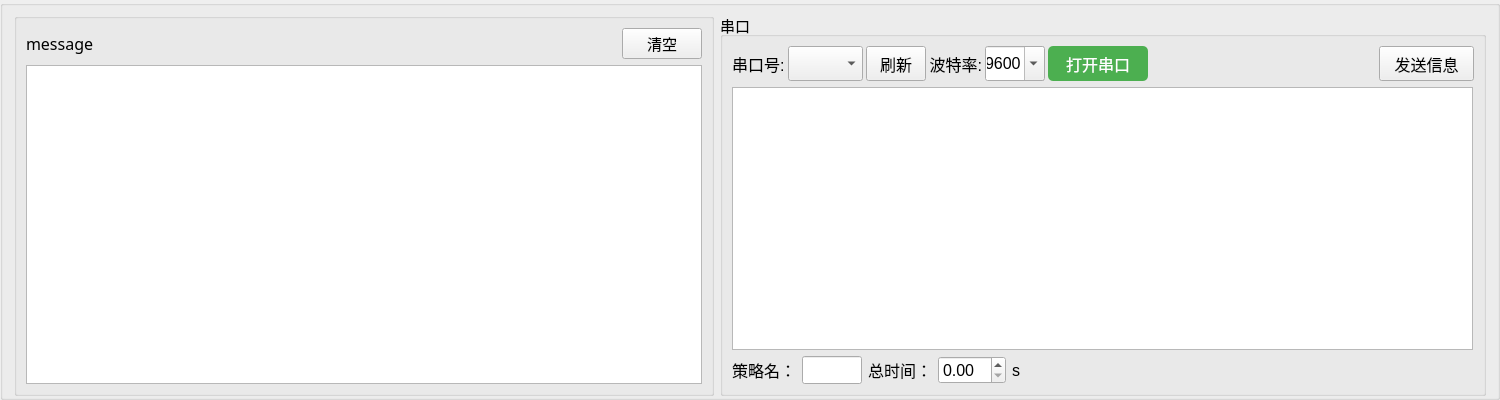
        <widget class="QGroupBox" name="groupBox_portAndMessage">
         <property name="sizePolicy">
          <sizepolicy hsizetype="Fixed" vsizetype="Minimum">
           <horstretch>0</horstretch>
           <verstretch>0</verstretch>
          </sizepolicy>
         </property>
         <property name="minimumSize">
          <size>
           <width>1500</width>
           <height>400</height>
          </size>
         </property>
         <property name="maximumSize">
          <size>
           <width>1500</width>
           <height>16777215</height>
          </size>
         </property>
         <layout class="QHBoxLayout" name="portAndMessage">
          <property name="topMargin">
           <number>7</number>
          </property>
          <property name="bottomMargin">
           <number>1</number>
          </property>
          <item>
           <widget class="QGroupBox" name="groupBox_message">
            <property name="sizePolicy">
             <sizepolicy hsizetype="Expanding" vsizetype="Expanding">
              <horstretch>0</horstretch>
              <verstretch>0</verstretch>
             </sizepolicy>
            </property>
            <property name="minimumSize">
             <size>
              <width>700</width>
              <height>0</height>
             </size>
            </property>
            <layout class="QVBoxLayout" name="groupBox_portMessage">
             <item>
              <layout class="QHBoxLayout" name="horizontalLayout_6">
               <item>
                <widget class="QLabel" name="label_UI_message">
                 <property name="font">
                  <font>
                   <family>宋体</family>
                   <pointsize>12</pointsize>
                   <weight>50</weight>
                   <bold>false</bold>
                  </font>
                 </property>
                 <property name="mouseTracking">
                  <bool>false</bool>
                 </property>
                 <property name="text">
                  <string>message</string>
                 </property>
                </widget>
               </item>
               <item>
                <widget class="QPushButton" name="btn_clearMessage">
                 <property name="sizePolicy">
                  <sizepolicy hsizetype="Maximum" vsizetype="Fixed">
                   <horstretch>0</horstretch>
                   <verstretch>0</verstretch>
                  </sizepolicy>
                 </property>
                 <property name="font">
                  <font>
                   <pointsize>11</pointsize>
                  </font>
                 </property>
                 <property name="text">
                  <string>清空</string>
                 </property>
                </widget>
               </item>
              </layout>
             </item>
             <item>
              <widget class="QPlainTextEdit" name="plainTextEdit_SerialRX">
               <property name="sizePolicy">
                <sizepolicy hsizetype="Expanding" vsizetype="Expanding">
                 <horstretch>0</horstretch>
                 <verstretch>0</verstretch>
                </sizepolicy>
               </property>
               <property name="minimumSize">
                <size>
                 <width>600</width>
                 <height>0</height>
                </size>
               </property>
               <property name="font">
                <font>
                 <family>Consolas</family>
                 <pointsize>11</pointsize>
                </font>
               </property>
               <property name="styleSheet">
                <string notr="true"/>
               </property>
               <property name="documentTitle">
                <string/>
               </property>
               <property name="readOnly">
                <bool>true</bool>
               </property>
               <property name="plainText">
                <string/>
               </property>
               <property name="cursorWidth">
                <number>1</number>
               </property>
               <property name="maximumBlockCount">
                <number>5000</number>
               </property>
               <property name="centerOnScroll">
                <bool>false</bool>
               </property>
              </widget>
             </item>
            </layout>
           </widget>
          </item>
          <item>
           <widget class="QGroupBox" name="groupBox_serialPort">
            <property name="sizePolicy">
             <sizepolicy hsizetype="Minimum" vsizetype="Expanding">
              <horstretch>0</horstretch>
              <verstretch>0</verstretch>
             </sizepolicy>
            </property>
            <property name="font">
             <font>
              <pointsize>11</pointsize>
             </font>
            </property>
            <property name="title">
             <string>串口</string>
            </property>
            <layout class="QVBoxLayout" name="verticalLayout">
             <item>
              <layout class="QHBoxLayout" name="hLay_portIni">
               <property name="spacing">
                <number>3</number>
               </property>
               <item>
                <widget class="QLabel" name="label_8">
                 <property name="sizePolicy">
                  <sizepolicy hsizetype="Preferred" vsizetype="Minimum">
                   <horstretch>0</horstretch>
                   <verstretch>0</verstretch>
                  </sizepolicy>
                 </property>
                 <property name="font">
                  <font>
                   <pointsize>12</pointsize>
                  </font>
                 </property>
                 <property name="text">
                  <string>串口号:</string>
                 </property>
                </widget>
               </item>
               <item>
                <widget class="QComboBox" name="comboBox_coms">
                 <property name="sizePolicy">
                  <sizepolicy hsizetype="Preferred" vsizetype="Minimum">
                   <horstretch>0</horstretch>
                   <verstretch>0</verstretch>
                  </sizepolicy>
                 </property>
                 <property name="minimumSize">
                  <size>
                   <width>75</width>
                   <height>35</height>
                  </size>
                 </property>
                 <property name="maximumSize">
                  <size>
                   <width>80</width>
                   <height>35</height>
                  </size>
                 </property>
                 <property name="font">
                  <font>
                   <pointsize>12</pointsize>
                  </font>
                 </property>
                </widget>
               </item>
               <item>
                <widget class="QPushButton" name="btn_portRefresh">
                 <property name="sizePolicy">
                  <sizepolicy hsizetype="Minimum" vsizetype="Minimum">
                   <horstretch>0</horstretch>
                   <verstretch>0</verstretch>
                  </sizepolicy>
                 </property>
                 <property name="minimumSize">
                  <size>
                   <width>60</width>
                   <height>35</height>
                  </size>
                 </property>
                 <property name="maximumSize">
                  <size>
                   <width>70</width>
                   <height>35</height>
                  </size>
                 </property>
                 <property name="font">
                  <font>
                   <pointsize>12</pointsize>
                  </font>
                 </property>
                 <property name="text">
                  <string>刷新</string>
                 </property>
                </widget>
               </item>
               <item>
                <widget class="QLabel" name="label_baudRate">
                 <property name="enabled">
                  <bool>true</bool>
                 </property>
                 <property name="sizePolicy">
                  <sizepolicy hsizetype="Fixed" vsizetype="Preferred">
                   <horstretch>0</horstretch>
                   <verstretch>0</verstretch>
                  </sizepolicy>
                 </property>
                 <property name="font">
                  <font>
                   <pointsize>12</pointsize>
                  </font>
                 </property>
                 <property name="text">
                  <string>波特率:</string>
                 </property>
                 <property name="alignment">
                  <set>Qt::AlignRight|Qt::AlignTrailing|Qt::AlignVCenter</set>
                 </property>
                </widget>
               </item>
               <item>
                <widget class="QComboBox" name="comboBox_baudRate">
                 <property name="sizePolicy">
                  <sizepolicy hsizetype="Preferred" vsizetype="Minimum">
                   <horstretch>0</horstretch>
                   <verstretch>0</verstretch>
                  </sizepolicy>
                 </property>
                 <property name="minimumSize">
                  <size>
                   <width>60</width>
                   <height>35</height>
                  </size>
                 </property>
                 <property name="maximumSize">
                  <size>
                   <width>16777215</width>
                   <height>35</height>
                  </size>
                 </property>
                 <property name="font">
                  <font>
                   <pointsize>12</pointsize>
                  </font>
                 </property>
                 <property name="editable">
                  <bool>true</bool>
                 </property>
                 <property name="currentText">
                  <string>9600</string>
                 </property>
                 <property name="currentIndex">
                  <number>0</number>
                 </property>
                 <item>
                  <property name="text">
                   <string>9600</string>
                  </property>
                 </item>
                 <item>
                  <property name="text">
                   <string>115200</string>
                  </property>
                 </item>
                </widget>
               </item>
               <item>
                <widget class="QPushButton" name="btn_portOpen_close">
                 <property name="sizePolicy">
                  <sizepolicy hsizetype="Minimum" vsizetype="Minimum">
                   <horstretch>0</horstretch>
                   <verstretch>0</verstretch>
                  </sizepolicy>
                 </property>
                 <property name="minimumSize">
                  <size>
                   <width>100</width>
                   <height>35</height>
                  </size>
                 </property>
                 <property name="maximumSize">
                  <size>
                   <width>100</width>
                   <height>35</height>
                  </size>
                 </property>
                 <property name="font">
                  <font>
                   <pointsize>12</pointsize>
                  </font>
                 </property>
                 <property name="styleSheet">
                  <string notr="true">#btn_portOpen_close {
	background-color: #4CAF50;
	color: white;
	border-radius: 5px;
}
#btn_portOpen_close:hover {
	background-color: #45a049;
}</string>
                 </property>
                 <property name="text">
                  <string>打开串口</string>
                 </property>
                </widget>
               </item>
               <item>
                <spacer name="horizontalSpacer_8">
                 <property name="orientation">
                  <enum>Qt::Horizontal</enum>
                 </property>
                 <property name="sizeType">
                  <enum>QSizePolicy::Expanding</enum>
                 </property>
                 <property name="sizeHint" stdset="0">
                  <size>
                   <width>450</width>
                   <height>20</height>
                  </size>
                 </property>
                </spacer>
               </item>
               <item>
                <widget class="QPushButton" name="btn_portSend">
                 <property name="sizePolicy">
                  <sizepolicy hsizetype="Fixed" vsizetype="Minimum">
                   <horstretch>0</horstretch>
                   <verstretch>0</verstretch>
                  </sizepolicy>
                 </property>
                 <property name="minimumSize">
                  <size>
                   <width>95</width>
                   <height>0</height>
                  </size>
                 </property>
                 <property name="maximumSize">
                  <size>
                   <width>80</width>
                   <height>16777215</height>
                  </size>
                 </property>
                 <property name="font">
                  <font>
                   <pointsize>12</pointsize>
                  </font>
                 </property>
                 <property name="text">
                  <string>发送信息</string>
                 </property>
                </widget>
               </item>
              </layout>
             </item>
             <item>
              <layout class="QHBoxLayout" name="hLay_portWrite">
               <property name="spacing">
                <number>3</number>
               </property>
               <property name="rightMargin">
                <number>1</number>
               </property>
               <item>
                <widget class="QPlainTextEdit" name="plainTextEdit_portWrite">
                 <property name="sizePolicy">
                  <sizepolicy hsizetype="Minimum" vsizetype="Expanding">
                   <horstretch>0</horstretch>
                   <verstretch>0</verstretch>
                  </sizepolicy>
                 </property>
                 <property name="minimumSize">
                  <size>
                   <width>600</width>
                   <height>150</height>
                  </size>
                 </property>
                 <property name="font">
                  <font>
                   <family>Microsoft YaHei UI</family>
                   <pointsize>10</pointsize>
                  </font>
                 </property>
                </widget>
               </item>
              </layout>
             </item>
             <item>
              <layout class="QHBoxLayout" name="horizontalLayout_12">
               <item>
                <widget class="QLabel" name="label_portMessage">
                 <property name="sizePolicy">
                  <sizepolicy hsizetype="Minimum" vsizetype="Minimum">
                   <horstretch>0</horstretch>
                   <verstretch>0</verstretch>
                  </sizepolicy>
                 </property>
                 <property name="minimumSize">
                  <size>
                   <width>0</width>
                   <height>0</height>
                  </size>
                 </property>
                 <property name="font">
                  <font>
                   <pointsize>12</pointsize>
                  </font>
                 </property>
                 <property name="text">
                  <string>策略名：</string>
                 </property>
                </widget>
               </item>
               <item>
                <widget class="QLineEdit" name="strategy_name">
                 <property name="sizePolicy">
                  <sizepolicy hsizetype="Maximum" vsizetype="Fixed">
                   <horstretch>0</horstretch>
                   <verstretch>0</verstretch>
                  </sizepolicy>
                 </property>
                 <property name="minimumSize">
                  <size>
                   <width>60</width>
                   <height>28</height>
                  </size>
                 </property>
                 <property name="maximumSize">
                  <size>
                   <width>60</width>
                   <height>16777215</height>
                  </size>
                 </property>
                 <property name="font">
                  <font>
                   <pointsize>12</pointsize>
                  </font>
                 </property>
                </widget>
               </item>
               <item>
                <widget class="QLabel" name="label_9">
                 <property name="font">
                  <font>
                   <pointsize>12</pointsize>
                  </font>
                 </property>
                 <property name="text">
                  <string>总时间：</string>
                 </property>
                </widget>
               </item>
               <item>
                <widget class="QDoubleSpinBox" name="total_time">
                 <property name="minimumSize">
                  <size>
                   <width>0</width>
                   <height>28</height>
                  </size>
                 </property>
                 <property name="font">
                  <font>
                   <pointsize>12</pointsize>
                  </font>
                 </property>
                </widget>
               </item>
               <item>
                <widget class="QLabel" name="label_10">
                 <property name="font">
                  <font>
                   <pointsize>12</pointsize>
                  </font>
                 </property>
                 <property name="text">
                  <string>s</string>
                 </property>
                </widget>
               </item>
               <item>
                <spacer name="horizontalSpacer_23">
                 <property name="orientation">
                  <enum>Qt::Horizontal</enum>
                 </property>
                 <property name="sizeHint" stdset="0">
                  <size>
                   <width>40</width>
                   <height>20</height>
                  </size>
                 </property>
                </spacer>
               </item>
              </layout>
             </item>
            </layout>
           </widget>
          </item>
         </layout>
        </widget>
